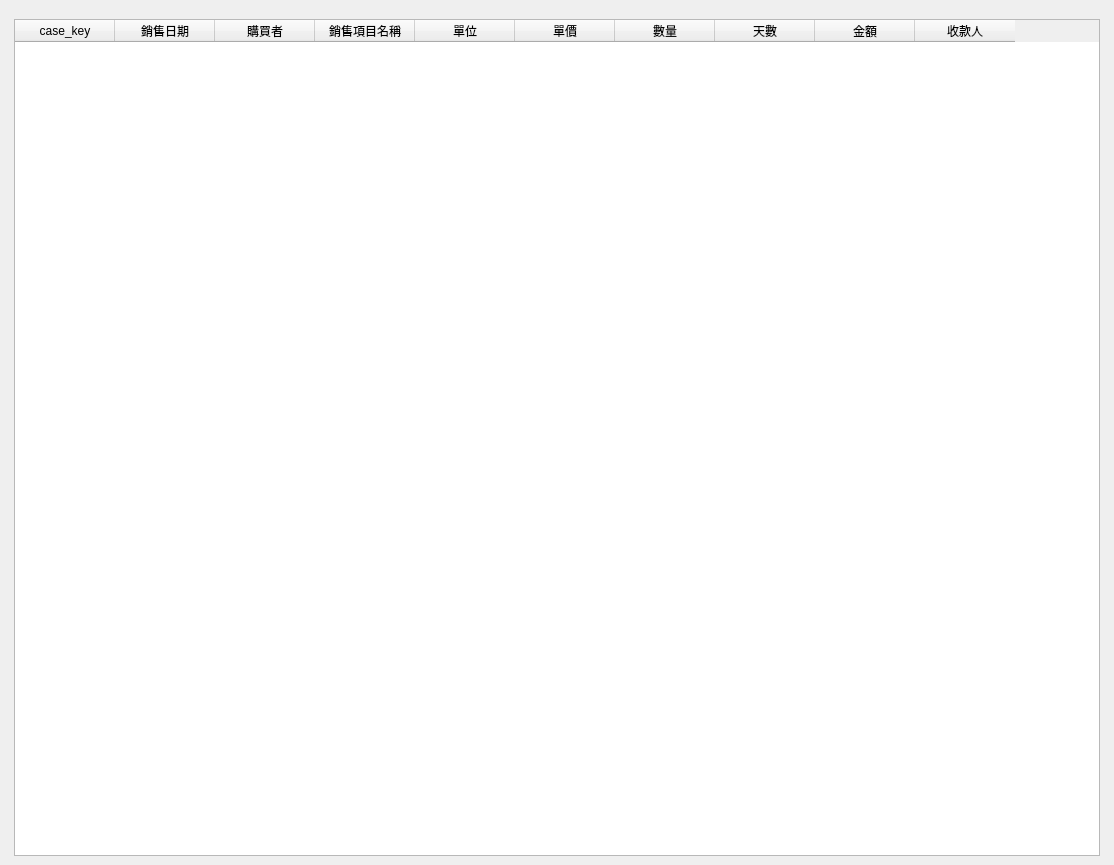
<?xml version="1.0" encoding="UTF-8"?>
<ui version="4.0">
 <class>WindowStatisticsDoctorSummary</class>
 <widget class="QMainWindow" name="WindowStatisticsDoctorSummary">
  <property name="geometry">
   <rect>
    <x>0</x>
    <y>0</y>
    <width>1114</width>
    <height>865</height>
   </rect>
  </property>
  <property name="windowTitle">
   <string>醫師收入統計</string>
  </property>
  <widget class="QWidget" name="centralwidget">
   <layout class="QHBoxLayout" name="horizontalLayout">
    <item>
     <layout class="QVBoxLayout" name="verticalLayout">
      <property name="leftMargin">
       <number>5</number>
      </property>
      <property name="topMargin">
       <number>10</number>
      </property>
      <property name="rightMargin">
       <number>5</number>
      </property>
      <item>
       <layout class="QVBoxLayout" name="verticalLayout_5">
        <item>
         <layout class="QHBoxLayout" name="horizontalLayout_income">
          <item>
           <layout class="QVBoxLayout" name="verticalLayout_2">
            <item>
             <widget class="QTableWidget" name="tableWidget_amount">
              <property name="editTriggers">
               <set>QAbstractItemView::NoEditTriggers</set>
              </property>
              <property name="selectionMode">
               <enum>QAbstractItemView::SingleSelection</enum>
              </property>
              <property name="selectionBehavior">
               <enum>QAbstractItemView::SelectRows</enum>
              </property>
              <column>
               <property name="text">
                <string>case_key</string>
               </property>
              </column>
              <column>
               <property name="text">
                <string>銷售日期</string>
               </property>
              </column>
              <column>
               <property name="text">
                <string>購買者</string>
               </property>
              </column>
              <column>
               <property name="text">
                <string>銷售項目名稱</string>
               </property>
              </column>
              <column>
               <property name="text">
                <string>單位</string>
               </property>
              </column>
              <column>
               <property name="text">
                <string>單價</string>
               </property>
              </column>
              <column>
               <property name="text">
                <string>數量</string>
               </property>
              </column>
              <column>
               <property name="text">
                <string>天數</string>
               </property>
              </column>
              <column>
               <property name="text">
                <string>金額</string>
               </property>
              </column>
              <column>
               <property name="text">
                <string>收款人</string>
               </property>
              </column>
             </widget>
            </item>
           </layout>
          </item>
          <item>
           <layout class="QVBoxLayout" name="verticalLayout_chart"/>
          </item>
         </layout>
        </item>
       </layout>
      </item>
     </layout>
    </item>
   </layout>
  </widget>
  <widget class="QMenuBar" name="menubar">
   <property name="geometry">
    <rect>
     <x>0</x>
     <y>0</y>
     <width>1114</width>
     <height>33</height>
    </rect>
   </property>
  </widget>
  <action name="action_export_excel">
   <property name="icon">
    <iconset>
     <normaloff>../icons/document-export.svg</normaloff>../icons/document-export.svg</iconset>
   </property>
   <property name="text">
    <string>匯出Excel</string>
   </property>
  </action>
 </widget>
 <resources/>
 <connections/>
</ui>
